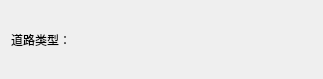
<?xml version="1.0" encoding="UTF-8"?>
<ui version="4.0">
 <class>RoadTypeLabel</class>
 <widget class="QWidget" name="RoadTypeLabel">
  <property name="geometry">
   <rect>
    <x>0</x>
    <y>0</y>
    <width>323</width>
    <height>79</height>
   </rect>
  </property>
  <property name="windowTitle">
   <string>Form</string>
  </property>
  <layout class="QHBoxLayout" name="horizontalLayout">
   <item>
    <widget class="QLabel" name="text">
     <property name="text">
      <string>道路类型：</string>
     </property>
    </widget>
   </item>
   <item>
    <widget class="QLabel" name="type_name">
     <property name="text">
      <string/>
     </property>
    </widget>
   </item>
   <item>
    <widget class="QLabel" name="type_icon">
     <property name="text">
      <string/>
     </property>
    </widget>
   </item>
   <item>
    <spacer name="horizontalSpacer">
     <property name="orientation">
      <enum>Qt::Horizontal</enum>
     </property>
     <property name="sizeHint" stdset="0">
      <size>
       <width>40</width>
       <height>20</height>
      </size>
     </property>
    </spacer>
   </item>
  </layout>
 </widget>
 <resources/>
 <connections/>
</ui>
